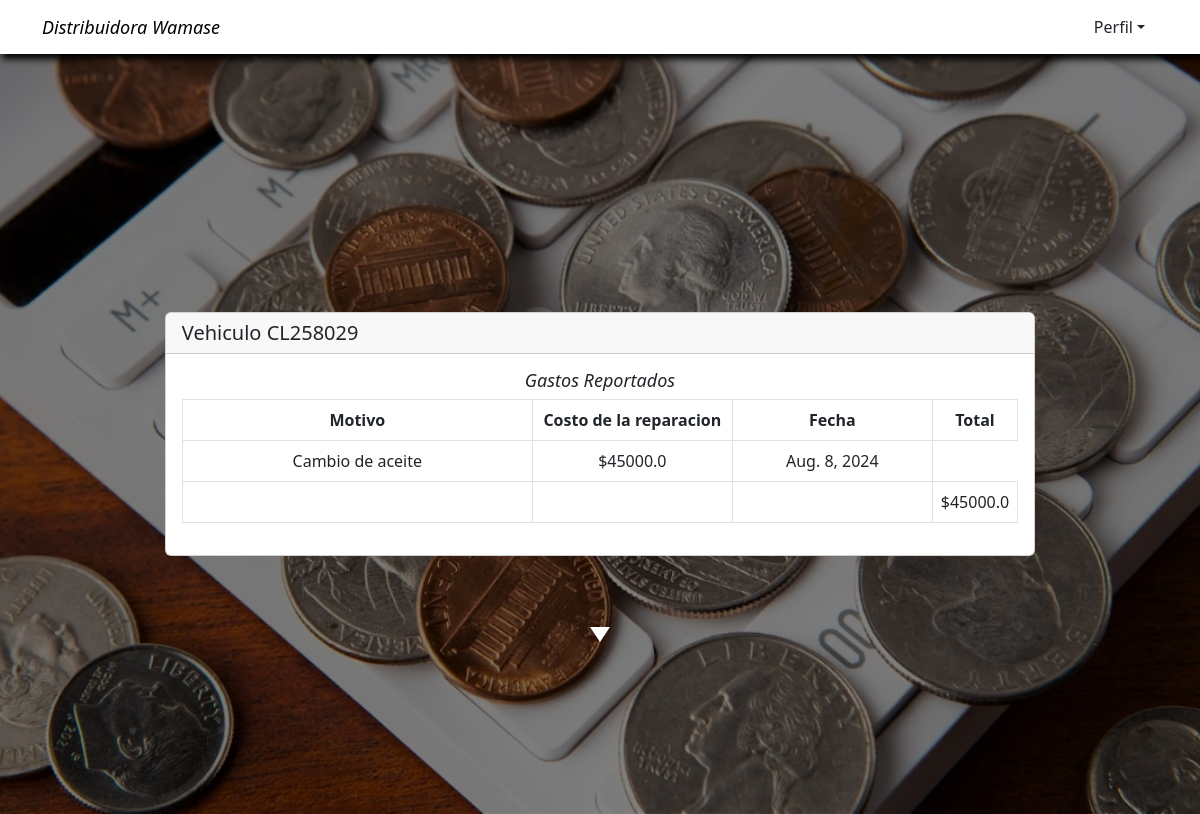
/view_expenses_user/ (signed in), run on an earlier commit of the app's database.
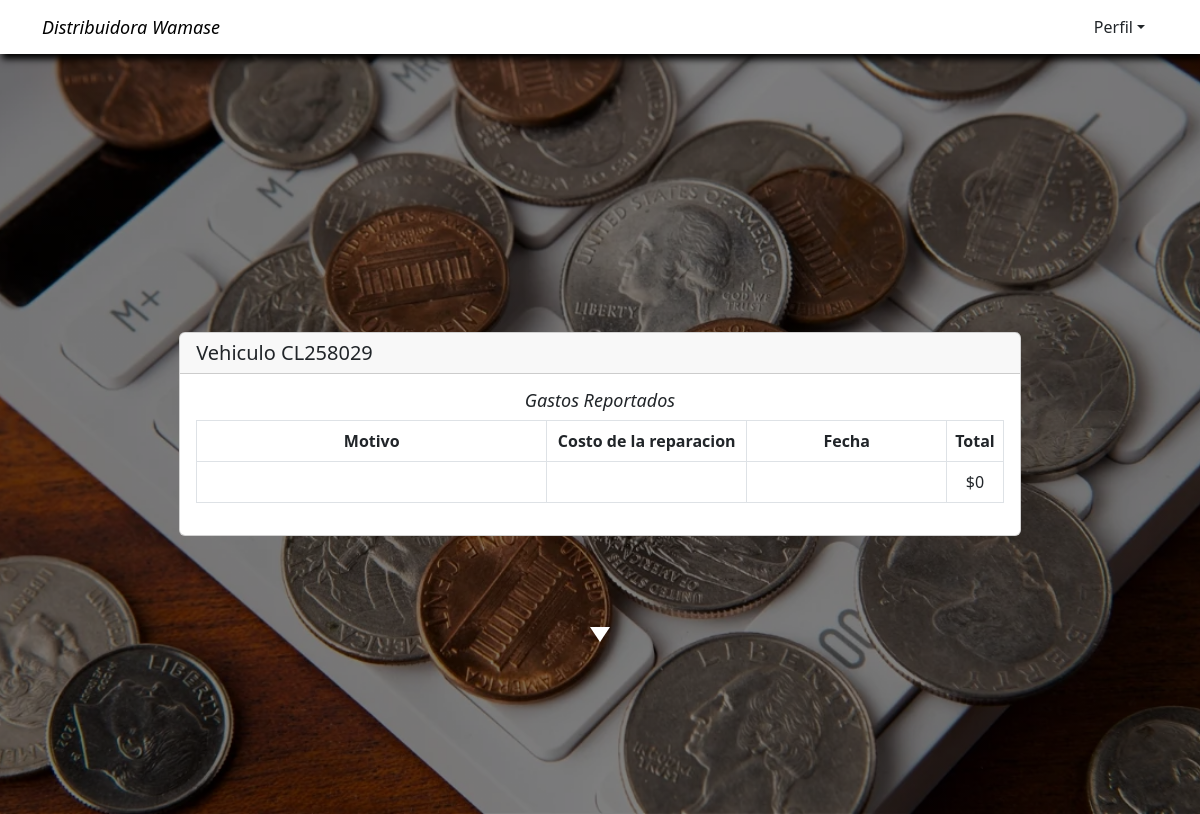
And on a later commit of the database.
### Expenses/models.py (models this page shows)
class Expenses(models.Model):
    user = models.ForeignKey(User, on_delete=models.CASCADE)
    title = models.CharField(max_length=255, null=False)
    description = models.CharField(max_length=1000, null=True)
    amount = models.FloatField(null=False)
    date = models.DateField(default=date.today())

### Expenses/views.py (the view)
# urls.py: path('view_expenses_user/', expenseViewUser.as_view(), name='Expenses-User'),
class expenseViewUser(LoginRequiredMixin, View):
    login_url = '/login/'
    def get(self, request):
        expenses = Expenses.objects.filter(user=request.user)
        amount = 0
        for expense in expenses:
            amount = amount + expense.amount
        total = amount
        return render(request, 'view_expensesUser.html', {'expenses': expenses, 'total': total})

### templates/view_expensesUser.html (shortened to what this page needs)
{% extends 'base.html' %}
{% load static %}
{% load pwa %}
{% block content %}
<section class="expenses">
    <div class="container">
        <div class="card">
            <h5 class="card-header d-flex justify-content-start text-left"> Vehiculo {{request.user}}</h5>
            <div class="card-body">
                <h3 class="card-title" style="font-size:large; font-style: italic;">Gastos Reportados </h3>
                <div class="table-responsive">
                    <table class="table table-bordered">
                        <thead>
                            <tr>
                                <th scope="col" style="width: 350px;">Motivo</th>
                                <th scope="col" style="width: 200px;">Costo de la reparacion  </th>
                                <th scope="col" style="width: 200px;">Fecha</th>
                                <th scope="col">Total</th>
                            </tr>
                        </thead>
                        <tbody>
                            {% for expense in expenses %}
                            <tr>
                                <td>{{expense.title}}</td>
                                <td>${{expense.amount}}</td>
                                <td>{{expense.date}}</td>
                            </tr>
                        {% endfor %}
                        <tr>
                            <td></td>
                            <td></td>
                            <td></td>
                            <td>${{total}}</td>
                        </tr>
                        </tbody>
                    </table>
                </div>
            </div>
        </div>
    </div>
</section>
{% endblock %}

What changed in the data, as far as the page shows it:
removed Expenses: title "Cambio de aceite", amount "45000.0", date "Aug. 8, 2024"
Also different on the page:
{{ total }}: "45000.0" → "0"
